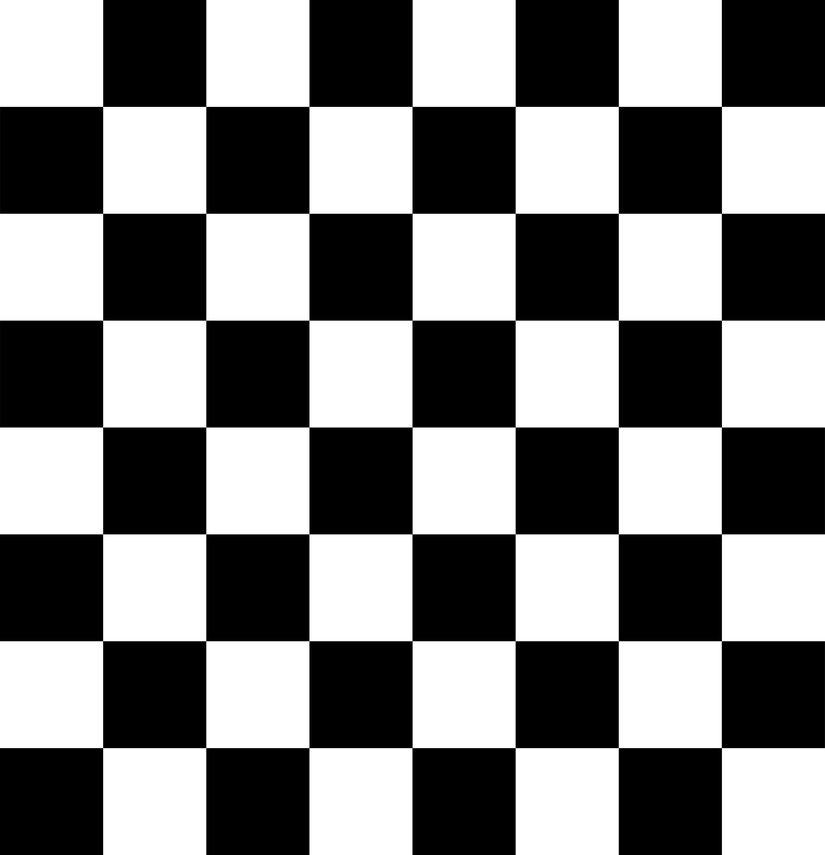
#> input picture images/chessboard.png, 825 x 855 px, shrunk from 3595 x 3723 before the run
$ python harris-corner-detection.py
#> lines starting #> are read from the running program, lines starting #| are printed output that depends on the picture; after the words box and inside, x2 and y2 are one past the last pixel; in counts of white or black regions, pixels touching at a corner belong together
import cv2
import numpy as np

img = cv2.imread('images/chessboard.png')
#> img is the input picture: shape (855, 825, 3); min 0, max 255, mean 127.5
gray_img = np.float32(cv2.cvtColor(img, cv2.COLOR_BGR2GRAY))

dst = cv2.cornerHarris(gray_img, 2, 3, 0.04)
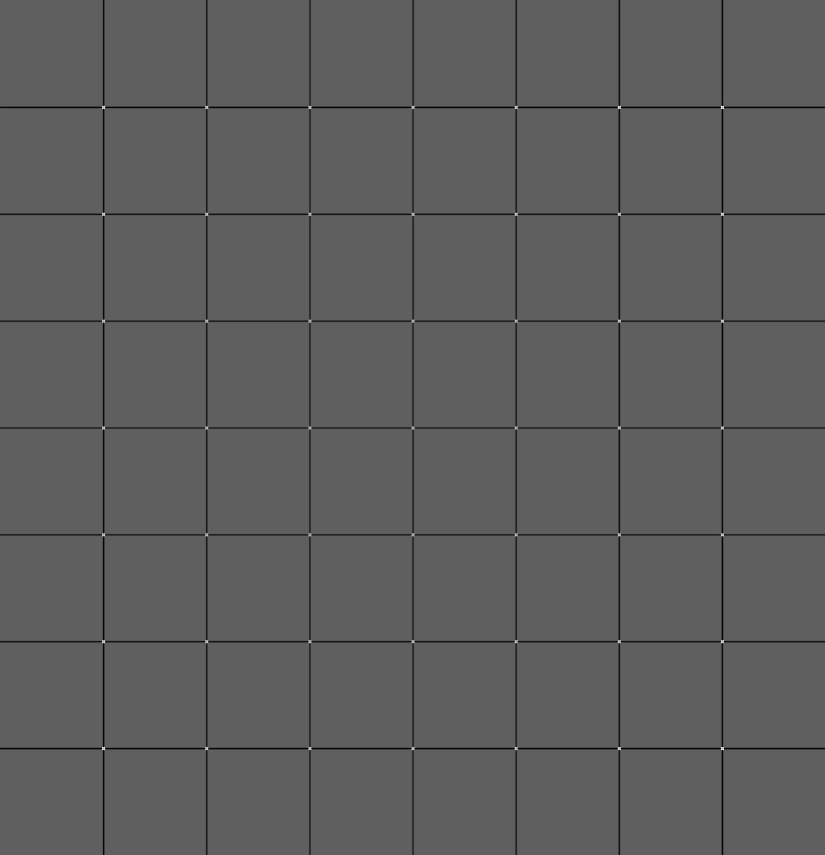
#> dst: shape (855, 825) float32; min -127592832, max 213834368, mean -2464605.5; drawn with min black and max white
dst = cv2.dilate(dst, None)
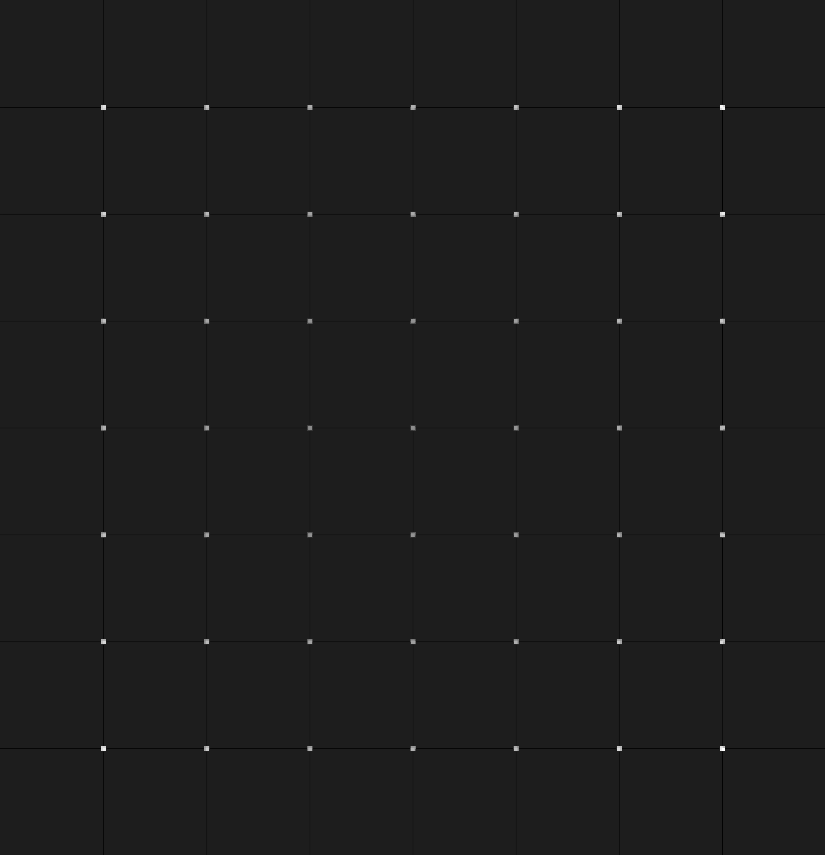
#> dst: shape (855, 825) float32; min -27567748, max 213834368, mean 38847.4; drawn with min black and max white

img[dst > 0.01*dst.max()] = [255, 0, 0]
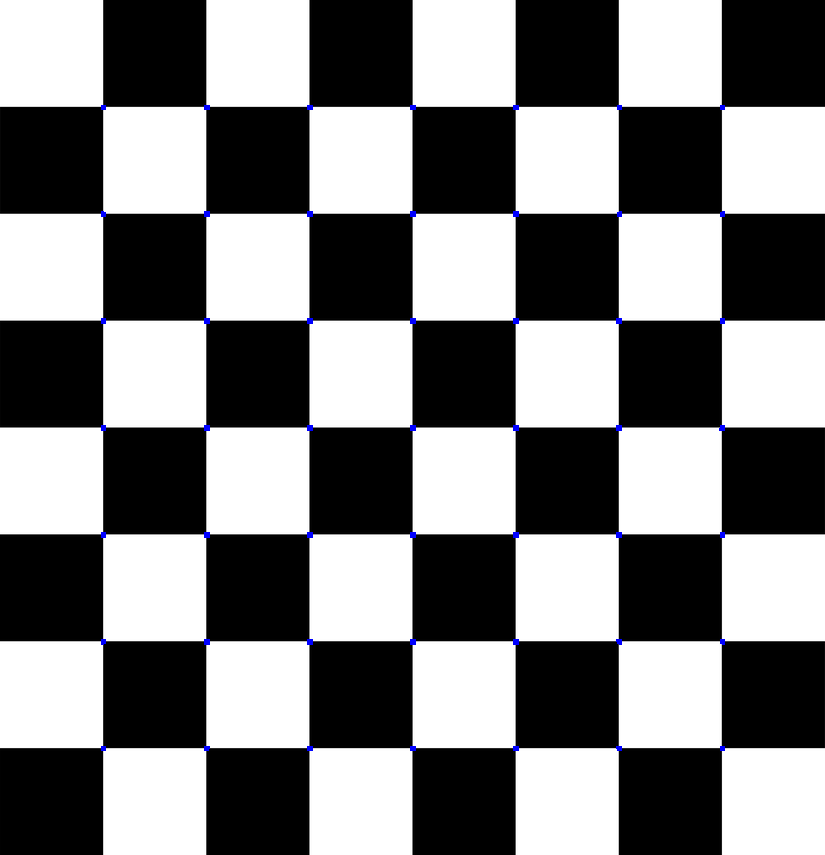
#> img: shape (855, 825, 3); 0.22% of pixels changed, all inside (x1, y1, x2, y2) = (101, 105, 725, 751)

cv2.imshow('dw', dst)
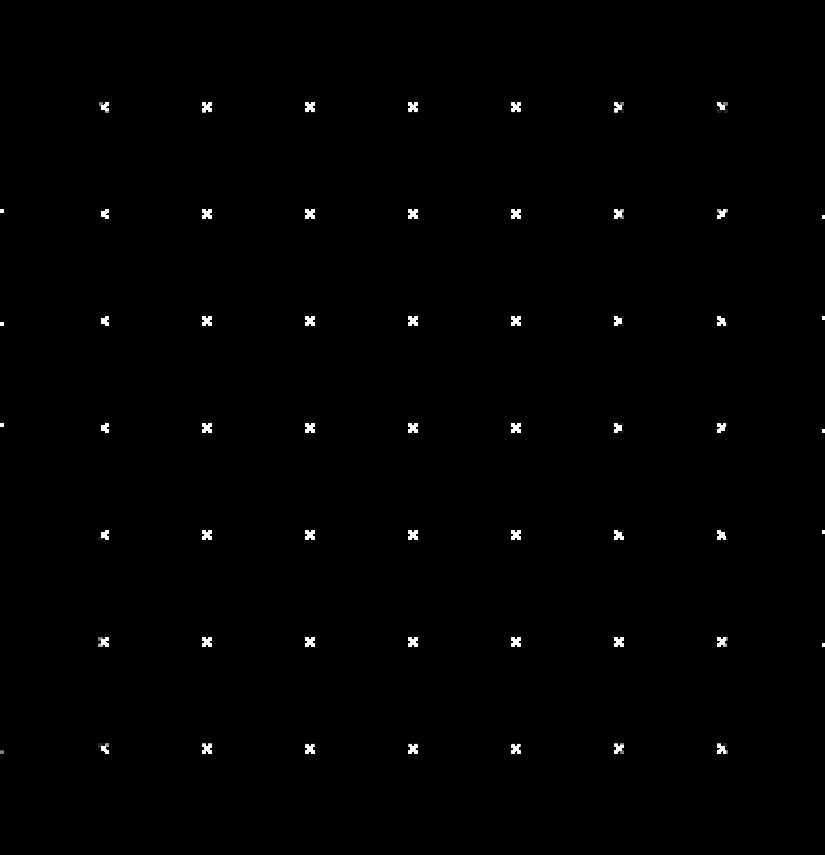
#> window 'dw': shape (855, 825); min 0, max 255, mean 1.4
cv2.imshow('Final', img)
if cv2.waitKey(0) & 0xFF == 27:
#> (key Esc is pressed here)
    cv2.destroyAllWindows()

$ run again, with images/pic1.png copied over images/chessboard.png
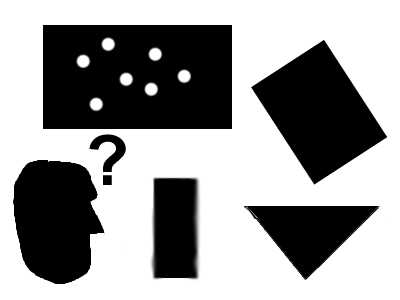
#> input picture images/pic1.png, 400 x 300 px
#> img is the input picture: shape (300, 400, 3); mean B, G, R 154.1, 154.1, 154.1
#> `dst = cv2.dilate(dst, None)`:
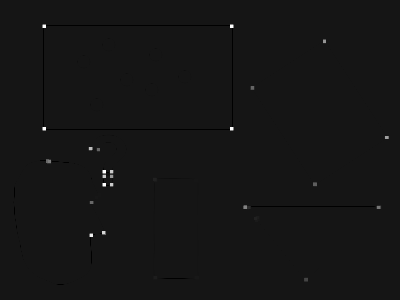
#> dst: shape (300, 400) float32; min -42282504, max 458335776, mean 404290.9; drawn with min black and max white
#> img: shape (300, 400, 3); 0.4% of pixels changed, all inside (x1, y1, x2, y2) = (42, 24, 389, 282)
#> `cv2.imshow('dw', dst)`:
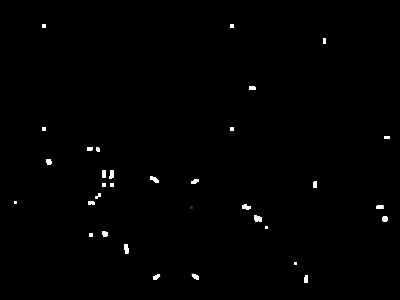
#> window 'dw': shape (300, 400); min 0, max 255, mean 1.7

$ run again, with images/shapes.png copied over images/chessboard.png
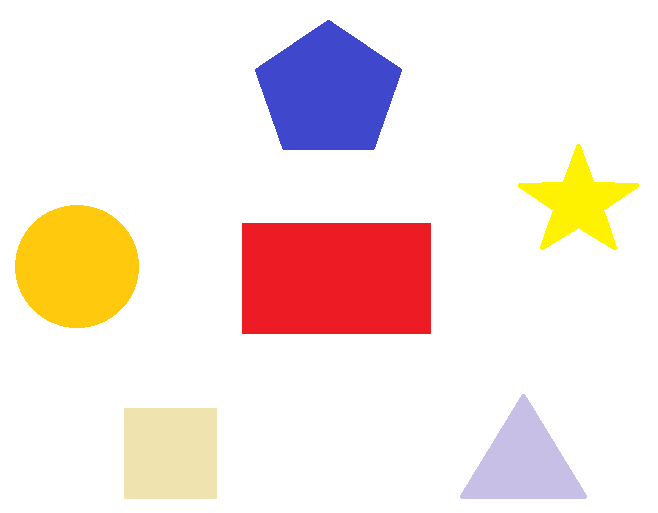
#> input picture images/shapes.png, 658 x 513 px
#> img is the input picture: shape (513, 658, 3); mean B, G, R 224.5, 229.5, 244.8
#> `dst = cv2.dilate(dst, None)`:
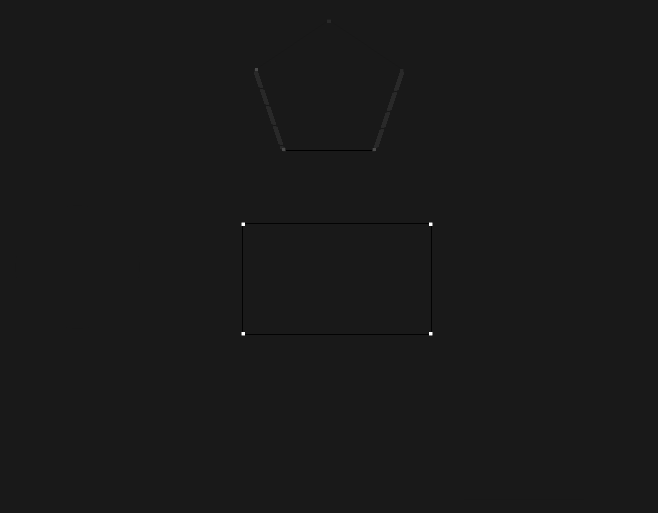
#> dst: shape (513, 658) float32; min -8550361, max 78414864, mean 9375.7; drawn with min black and max white
#> img: shape (513, 658, 3); 0.24% of pixels changed, all inside (x1, y1, x2, y2) = (241, 19, 433, 336)
#> `cv2.imshow('dw', dst)`:
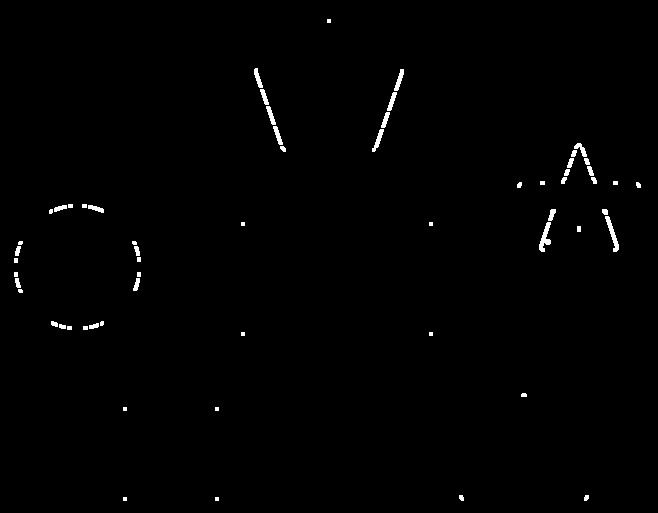
#> window 'dw': shape (513, 658); 0.74% white; 60 white regions (14 under 20 px), largest, box (x1, y1, x2, y2) and area: (539, 222, 551, 252) 173, (605, 216, 619, 252) 169, (372, 129, 384, 152) 103
